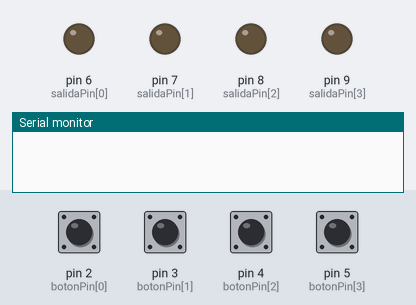
The sketch below on a simulated Arduino Uno, built with avr-gcc and run on an emulated ATmega328P. On the bench: output pins drawn as LEDs (lit = HIGH), the last lines printed to the serial monitor. Inputs (shaded band) come from the test bench; at power-on: pin 2 (botonPin[0]), pin 3 (botonPin[1]), pin 4 (botonPin[2]), pin 5 (botonPin[3]) HIGH. No radio packets arrive unless stated.

Above: at 1.2 s.
1.3 s: pin 2 (botonPin[0]) pulled LOW for 0.15 s
At 2.6 s:
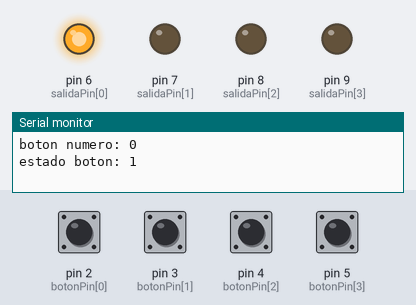
2.9 s: pin 3 (botonPin[1]) pulled LOW for 0.15 s
At 4.0 s:
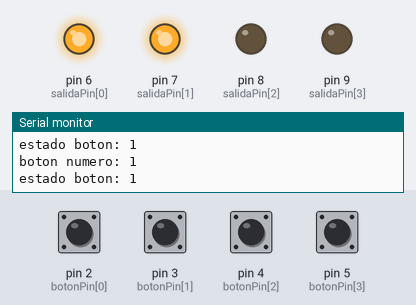
4.5 s: pin 4 (botonPin[2]) pulled LOW for 0.15 s
At 5.2 s:
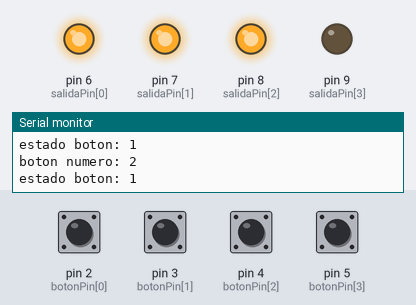
6.1 s: pin 5 (botonPin[3]) pulled LOW for 0.15 s
At 7.4 s:
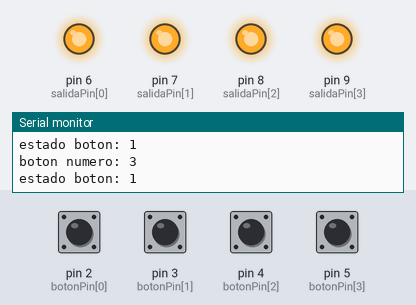
7.7 s: pin 2 (botonPin[0]) pulled LOW for 1 s
At 8.8 s:
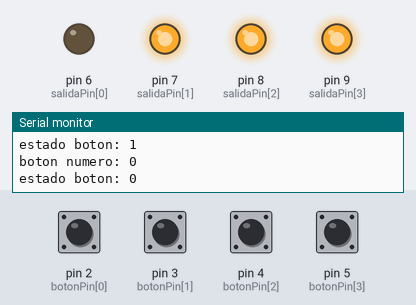
10.2 s: pin 3 (botonPin[1]) pulled LOW for 1 s
At 10.7 s:
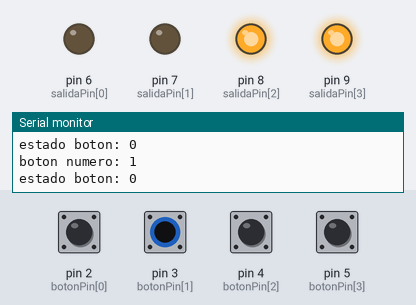
Timing chart, 0 to 13.2 s (numbered marks = the images above; inputs shaded):
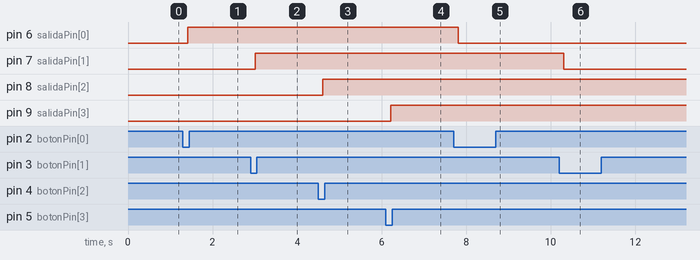

Measured:
- after the input at 1.3 s, pin 6 (salidaPin[0]): LOW → HIGH after 0.11 s
- after the input at 2.9 s, pin 7 (salidaPin[1]): LOW → HIGH after 0.11 s
- after the input at 4.5 s, pin 8 (salidaPin[2]): LOW → HIGH after 0.11 s
- after the input at 6.1 s, pin 9 (salidaPin[3]): LOW → HIGH after 0.11 s
- after the input at 7.7 s, pin 6 (salidaPin[0]): HIGH → LOW after 0.11 s
- after the input at 10.2 s, pin 7 (salidaPin[1]): HIGH → LOW after 0.11 s

The sketch:

emisor1.ino
```cpp
#include "var_const.h"
void setup() {
  Serial.begin(9600);
  rf_driver.init();  // inicializa objeto con valores por defecto
  for (int i = 0; i < 4; i++) {
    pinMode(botonPin[i], INPUT_PULLUP);  // configura los pines de los botones como entrada con resistencia pull-up
    pinMode(salidaPin[i], OUTPUT);       // configura los pines de las salidas como salida
  }
}

void loop() {
  for (int i = 0; i < 4; i++) {
    int lecturaBoton = digitalRead(botonPin[i]);   // lee el estado del botón
    if (lecturaBoton != estadoBotonAnterior[i]) {  // si el estado del botón ha cambiado
      delay(50);
      //lecturaBoton = digitalRead(botonPin);
      if (lecturaBoton == LOW) {  // si el botón está presionado
        const char *msg = i;
        Serial.print("boton numero: ");
        Serial.println(i);                            // carga numero 1 en mensaje a enviar
        //Serial.print("valor enviado: ");
        //Serial.println(*msg);                            // carga numero 1 en mensaje a enviar
        rf_driver.send((uint8_t *)msg, strlen(msg));  // envia el mensaje
        rf_driver.waitPacketSent();                   // espera al envio correcto del mensaje
        estadoSalida[i] = !estadoSalida[i];
        digitalWrite(salidaPin[i], estadoSalida[i]);  // invierte el estado de la salida correspondiente
        Serial.print("estado boton: ");
        Serial.println(estadoSalida[i]);
        Serial.println("");
      }
      estadoBotonAnterior[i] = lecturaBoton;  // actualiza el estado anterior del botón
    }
  }
}
```

var_const.h
```cpp
#include <RH_ASK.h>  // incluye libreria RadioHead.h
#include <SPI.h>     // incluye libreria SPI necesaria por RadioHead.h

const int botonPin[] = { 2, 3, 4, 5 };                   // pines de los botones
const int salidaPin[] = { 6, 7, 8, 9 };                  // pines de las salidas
int estadoBotonAnterior[] = { HIGH, HIGH, HIGH, HIGH };  // almacena el estado anterior de cada botón
int estadoSalida[] = { LOW, LOW, LOW, LOW };

RH_ASK rf_driver;  // crea objeto para modulacion por ASK
```
